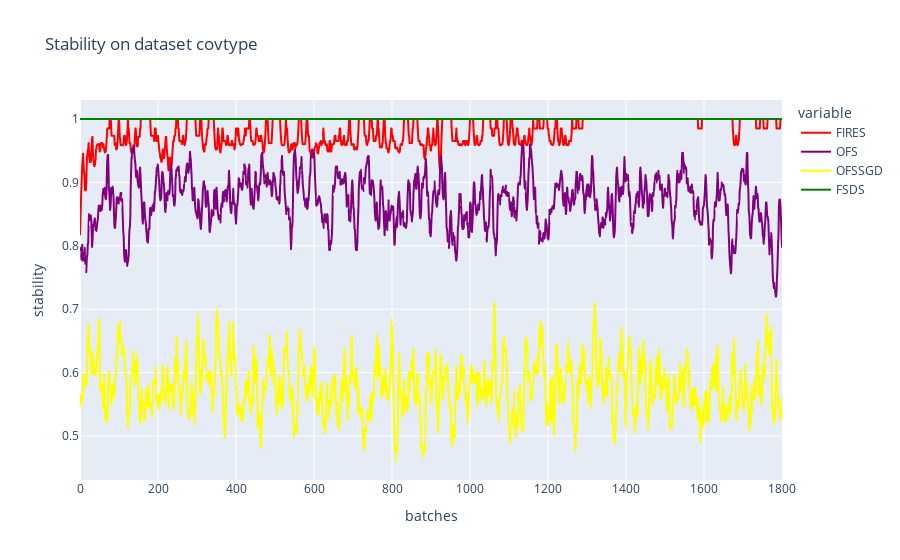

This figure's notebook cell:
### Markdown cell above
### Plot all

### Code cell
# stability
title = "Stability on dataset {}".format(dataset_name)
col_names = ["FIRES", "OFS", "OFSSGD", "FSDS"]
d = {"FIRES":fires_cuda_stability, "OFS":ofs_stability, "OFSSGD":ofssgd_stability, "FSDS":fsds_stability} #"random":random_stability
df = pd.DataFrame(d, columns=col_names)
fig = px.line(df, y = col_names, title=title, labels={"index":"batches", "value":"stability"},color_discrete_map={'FIRES': 'red', 
                                                    'OFS': 'purple','FSDS': 'green', "OFSSGD":"yellow"})
fig.write_image("{}/stability.{}".format(folder, export_type))
stability_trace = fig['data']
fig.show()

### Figure 1 — Plotly figure (JSON) as saved in the notebook; plotly's stock layout.template omitted (floating-point values rounded to 4 significant figures; data arrays with more than 128 entries replaced by an {"elided": "..."} marker saying what was removed)
{"data": [{"hovertemplate": "variable=FIRES<br>batches=%{x}<br>stability=%{y}<extra></extra>", "legendgroup": "FIRES", "line": {"color": "red", "dash": "solid"}, "mode": "lines", "name": "FIRES", "showlegend": true, "type": "scattergl", "x": {"elided": "1801 int values"}, "xaxis": "x", "y": {"elided": "1801 float values"}, "yaxis": "y"}, {"hovertemplate": "variable=OFS<br>batches=%{x}<br>stability=%{y}<extra></extra>", "legendgroup": "OFS", "line": {"color": "purple", "dash": "solid"}, "mode": "lines", "name": "OFS", "showlegend": true, "type": "scattergl", "x": {"elided": "1801 int values"}, "xaxis": "x", "y": {"elided": "1801 float values"}, "yaxis": "y"}, {"hovertemplate": "variable=OFSSGD<br>batches=%{x}<br>stability=%{y}<extra></extra>", "legendgroup": "OFSSGD", "line": {"color": "yellow", "dash": "solid"}, "mode": "lines", "name": "OFSSGD", "showlegend": true, "type": "scattergl", "x": {"elided": "1801 int values"}, "xaxis": "x", "y": {"elided": "1801 float values"}, "yaxis": "y"}, {"hovertemplate": "variable=FSDS<br>batches=%{x}<br>stability=%{y}<extra></extra>", "legendgroup": "FSDS", "line": {"color": "green", "dash": "solid"}, "mode": "lines", "name": "FSDS", "showlegend": true, "type": "scattergl", "x": {"elided": "1801 int values"}, "xaxis": "x", "y": {"elided": "1801 float values"}, "yaxis": "y"}], "layout": {"legend": {"title": {"text": "variable"}, "tracegroupgap": 0}, "title": {"text": "Stability on dataset covtype"}, "xaxis": {"anchor": "y", "domain": [0, 1], "title": {"text": "batches"}}, "yaxis": {"anchor": "x", "domain": [0, 1], "title": {"text": "stability"}}}}
